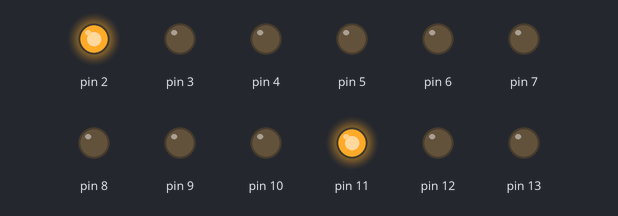
Bench run of a sketch on a simulated Arduino Uno, built with avr-gcc and run on an emulated ATmega328P. Parts: output pins drawn as LEDs (lit = HIGH).

Above: at 0.1 s.
At 0.9 s:
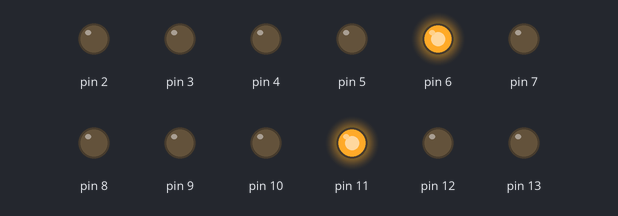
At 1.7 s:
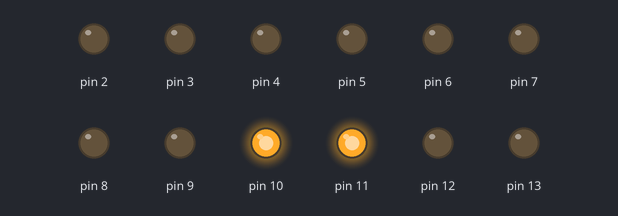
At 3.5 s:
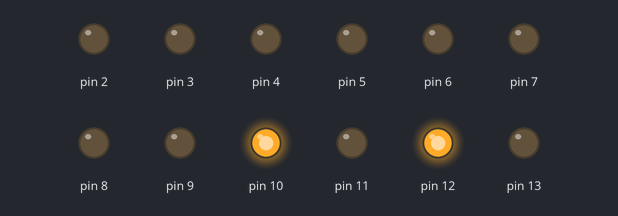
At 5.1 s:
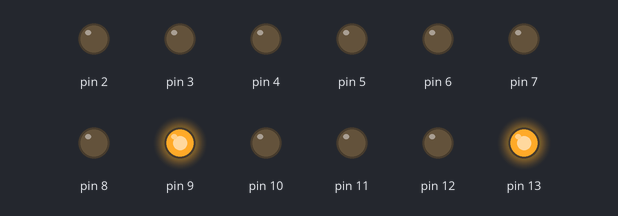
At 6.9 s:
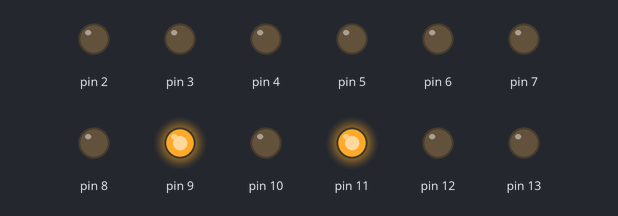
Timing chart, 0 to 7.2 s (numbered marks = the images above):
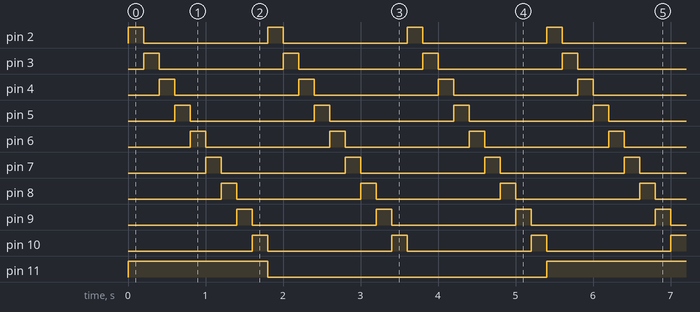

Measured:
- by itself, pin 2–10: alternates HIGH for 0.20 s and LOW for 1.6 s
- by itself, pin 11–13: alternates HIGH for 1.8 s and LOW for 3.6 s
- by itself, everything shown: repeats every 5.4 s, in 27 steps

The sketch:

P5.1.ino
```cpp
int pausa = 200;

void setup()
{
  pinMode(2, OUTPUT);
  pinMode(3, OUTPUT);
  pinMode(4, OUTPUT);
  pinMode(5, OUTPUT);
  pinMode(6, OUTPUT);
  pinMode(7, OUTPUT);
  pinMode(8, OUTPUT);
  pinMode(9, OUTPUT);
  pinMode(10, OUTPUT);
  pinMode(11, OUTPUT);
  pinMode(12, OUTPUT);
  pinMode(13, OUTPUT);
}

void loop()
{
  digitalWrite(10, LOW);
  digitalWrite(13, LOW);
  digitalWrite(11, HIGH);
  digitalWrite(2, HIGH);
  delay(pausa);

  digitalWrite(2, LOW);
  digitalWrite(3, HIGH);
  delay(pausa);


  digitalWrite(3, LOW);
  digitalWrite(4, HIGH);
  delay(pausa);

  digitalWrite(4, LOW);
  digitalWrite(5, HIGH);
  delay(pausa);

  digitalWrite(5, LOW);
  digitalWrite(6, HIGH);
  delay(pausa);

  digitalWrite(6, LOW);
  digitalWrite(7, HIGH);
  delay(pausa);

  digitalWrite(7, LOW);
  digitalWrite(8, HIGH);
  delay(pausa);

  digitalWrite(8, LOW);
  digitalWrite(9, HIGH);
  delay(pausa);

  digitalWrite(9, LOW);
  digitalWrite(10, HIGH);
  delay(pausa);


  digitalWrite(10, LOW);
  digitalWrite(11, LOW);
  digitalWrite(12, HIGH);
  digitalWrite(2, HIGH);
  delay(pausa);

  digitalWrite(2, LOW);
  digitalWrite(3, HIGH);
  delay(pausa);

  digitalWrite(3, LOW);
  digitalWrite(4, HIGH);
  delay(pausa);

  digitalWrite(4, LOW);
  digitalWrite(5, HIGH);
  delay(pausa);

  digitalWrite(5, LOW);
  digitalWrite(6, HIGH);
  delay(pausa);

  digitalWrite(6, LOW);
  digitalWrite(7, HIGH);
  delay(pausa);

  digitalWrite(7, LOW);
  digitalWrite(8, HIGH);
  delay(pausa);

  digitalWrite(8, LOW);
  digitalWrite(9, HIGH);
  delay(pausa);

  digitalWrite(9, LOW);
  digitalWrite(10, HIGH);
  delay(pausa);


  digitalWrite(10, LOW);
  digitalWrite(12, LOW);
  digitalWrite(13, HIGH);
  digitalWrite(2, HIGH);
  delay(pausa);

  digitalWrite(2, LOW);
  digitalWrite(3, HIGH);
  delay(pausa);

  digitalWrite(3, LOW);
  digitalWrite(4, HIGH);
  delay(pausa);

  digitalWrite(4, LOW);
  digitalWrite(5, HIGH);
  delay(pausa);

  digitalWrite(5, LOW);
  digitalWrite(6, HIGH);
  delay(pausa);

  digitalWrite(6, LOW);
  digitalWrite(7, HIGH);
  delay(pausa);

  digitalWrite(7, LOW);
  digitalWrite(8, HIGH);
  delay(pausa);

  digitalWrite(8, LOW);
  digitalWrite(9, HIGH);
  delay(pausa);

  digitalWrite(9, LOW);
  digitalWrite(10, HIGH);
  delay(pausa);

}
```
